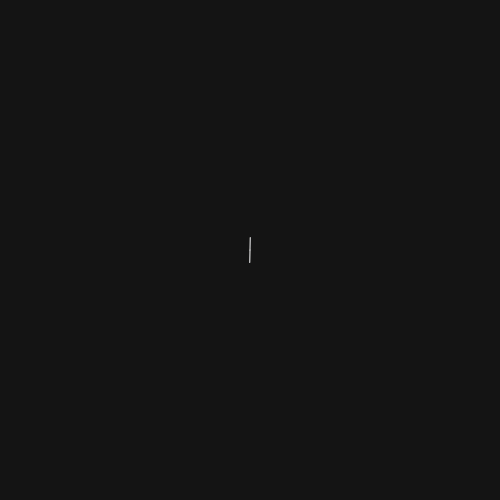
Frame 1 (no input)
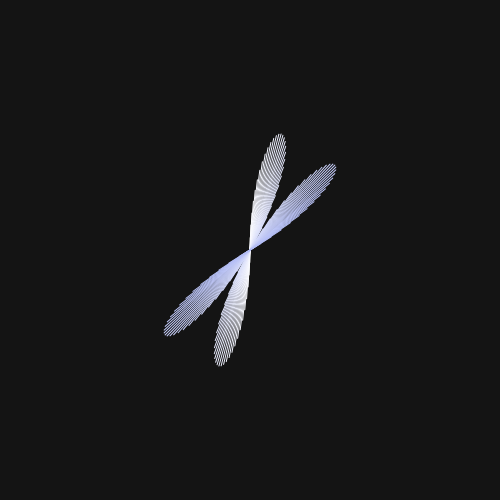
Frame 60 (no input)
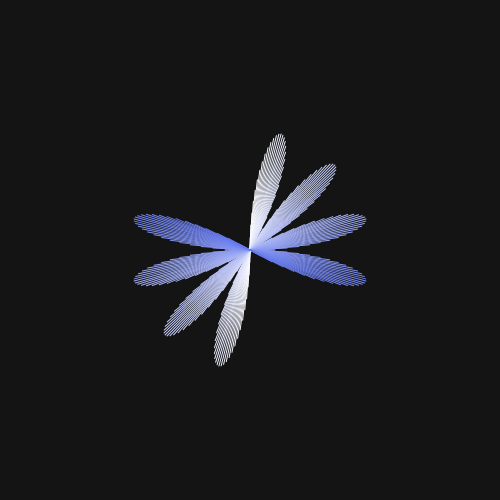
Frame 120 (the mouse pressed at the canvas centre since frame 60)

The p5.js sketch that drew these frames (run headless with seeded random() and noise() and a simulated clock; from frame 60 on, the mouse is pressed at the canvas centre):

// p5.js sketch
// ── sketch.js
function preload(){
  // put preload code here
}


function setup() {
  createCanvas(500, 500);
  angleMode(DEGREES);
  background(20);
  frameRate(40);

}

function draw() {

  //variabili
  var angle = sin(frameCount) * 120;
  var angle2 = sin(frameCount * 6) * 120;

  //trasformazioni
  translate(width / 2, height / 2);
  rotate(frameCount);

  //colore
  stroke(lerpColor(color('#1433E2'), color('#fff'), frameCount / 180));


  //colore2
  fill(lerpColor(color('#1433E2'), color('#fff'), frameCount / 180));


  //colore3
  stroke(lerpColor(color('#fff'), color('#1433E2'), frameCount / 180));

  //petali

  line(0, 0, 0, angle2);
  line(0, 0, 0, -angle2);


  //stop
  if (frameCount == 180) {
    noLoop();
  }


}
